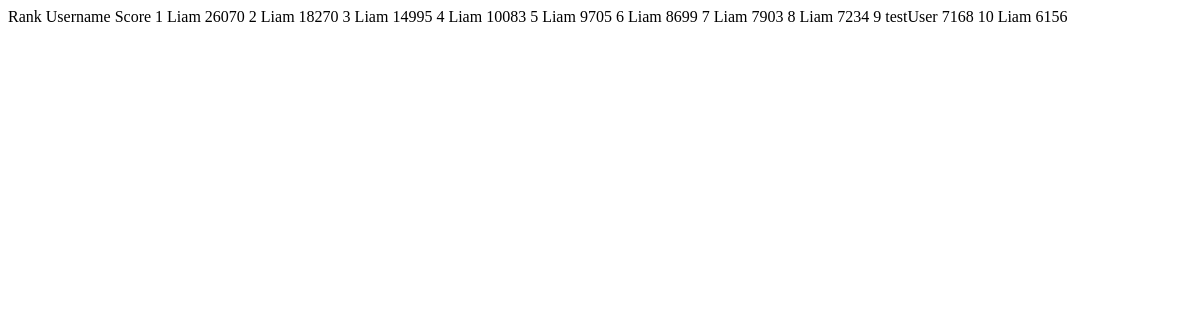
/leaderboard_update, run on an earlier commit of the app's database.
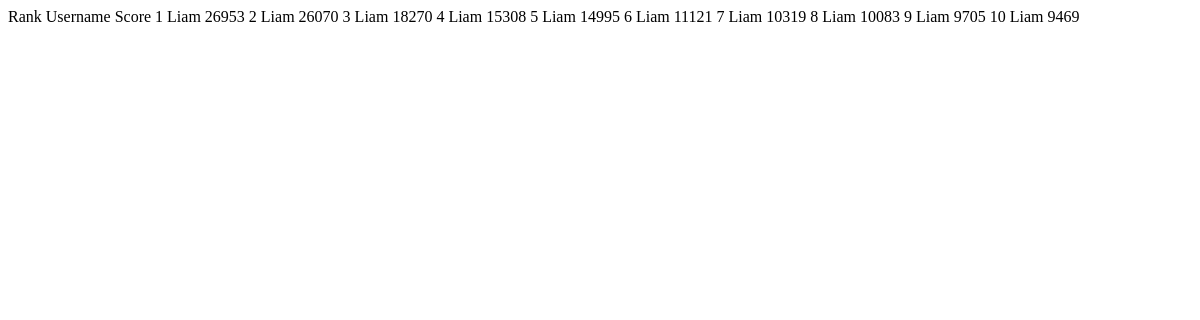
And on a later commit of the database.
### tables this page shows
CREATE TABLE scores (
  id INTEGER PRIMARY KEY AUTOINCREMENT,
  username TEXT NOT NULL,
  score INTEGER NOT NULL
);

### app.py (the view)
@app.route("/leaderboard_update")
def leaderboard_update():
    db = get_db()
    leaderboard = []
    scores = db.execute("""SELECT username, score FROM scores ORDER BY score DESC LIMIT 10;""").fetchall()
    for rank, data in enumerate(scores):
        player = Player(rank+1, data["username"], data["score"])
        leaderboard.append(player)
    return render_template("leaderboard_update.html", leaderboard=leaderboard)

### app.py (called while the page is built)
@app.before_request
def logged_in_user():
    g.user = session.get("username", None)

### database.py (called while the page is built)
def get_db():
    if "db" not in g:
        g.db = sqlite3.connect(DATABASE,
            detect_types=sqlite3.PARSE_DECLTYPES
        )
        g.db.row_factory = sqlite3.Row
    return g.db

### templates/leaderboard_update.html
<tr>
    <th>Rank</th>
    <th>Username</th>
    <th>Score</th>
</tr>
{% for player in leaderboard %}
<tr>
    <td>{{ player.rank }}</td>
    <td>{{ player.username }}</td>
    <td>{{ player.score }}</td>
</tr>
{% endfor %}

What changed in the data, as far as the page shows it:
no longer on this page (row unchanged): scores: rank "6", username "Liam", score "8699"
no longer on this page (row unchanged): scores: rank "7", username "Liam", score "7903"
no longer on this page (row unchanged): scores: rank "8", username "Liam", score "7234"
no longer on this page (row unchanged): scores: rank "9", username "testUser", score "7168"
no longer on this page (row unchanged): scores: rank "10", username "Liam", score "6156"
added scores: rank "1", username "Liam", score "26953"
computed for scores (number 2 of 10 on the later page): rank "1" → "2"
computed for scores (number 3 of 10 on the later page): rank "2" → "3"
added scores: rank "4", username "Liam", score "15308"
computed for scores (number 5 of 10 on the later page): rank "3" → "5"
added scores: rank "6", username "Liam", score "11121"
added scores: rank "7", username "Liam", score "10319"
computed for scores (number 8 of 10 on the later page): rank "4" → "8"
computed for scores (number 9 of 10 on the later page): rank "5" → "9"
added scores: rank "10", username "Liam", score "9469"
